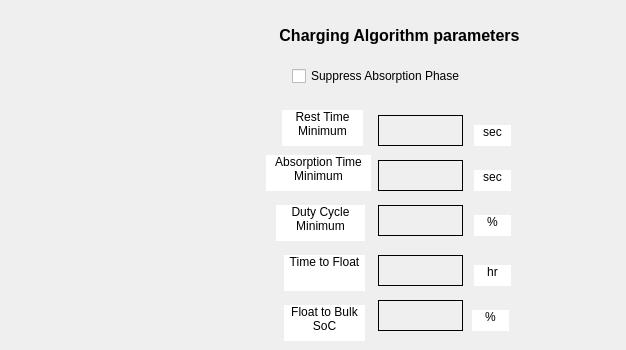
   <widget class="QWidget" name="chargingTab">
    <property name="toolTip">
     <string>Set parameters to control charging algorithms</string>
    </property>
    <attribute name="title">
     <string>Charging</string>
    </attribute>
    <widget class="QCheckBox" name="absorptionMuteCheckbox">
     <property name="geometry">
      <rect>
       <x>292</x>
       <y>65</y>
       <width>211</width>
       <height>22</height>
      </rect>
     </property>
     <property name="toolTip">
      <string>Stop the batteries using absorption phase to avoid EMI effects.</string>
     </property>
     <property name="text">
      <string>Suppress Absorption Phase</string>
     </property>
    </widget>
    <widget class="QLabel" name="chargingLabel">
     <property name="geometry">
      <rect>
       <x>182</x>
       <y>15</y>
       <width>435</width>
       <height>41</height>
      </rect>
     </property>
     <property name="font">
      <font>
       <pointsize>12</pointsize>
       <weight>75</weight>
       <bold>true</bold>
      </font>
     </property>
     <property name="text">
      <string>Charging Algorithm parameters</string>
     </property>
     <property name="alignment">
      <set>Qt::AlignCenter</set>
     </property>
     <property name="wordWrap">
      <bool>true</bool>
     </property>
    </widget>
    <widget class="QLabel" name="percentLabel_2">
     <property name="geometry">
      <rect>
       <x>472</x>
       <y>310</y>
       <width>37</width>
       <height>21</height>
      </rect>
     </property>
     <property name="toolTip">
      <string>Minimum time to remain in rest phase before changing to another ready battery.</string>
     </property>
     <property name="styleSheet">
      <string notr="true">background-color: rgb(255, 255, 255);</string>
     </property>
     <property name="text">
      <string>%</string>
     </property>
     <property name="alignment">
      <set>Qt::AlignHCenter|Qt::AlignTop</set>
     </property>
     <property name="wordWrap">
      <bool>true</bool>
     </property>
    </widget>
    <widget class="QLabel" name="restTimeTitle">
     <property name="geometry">
      <rect>
       <x>282</x>
       <y>110</y>
       <width>81</width>
       <height>36</height>
      </rect>
     </property>
     <property name="toolTip">
      <string>Minimum time to remain in rest phase before changing to another ready battery.</string>
     </property>
     <property name="styleSheet">
      <string notr="true">background-color: rgb(255, 255, 255);</string>
     </property>
     <property name="text">
      <string>Rest Time Minimum</string>
     </property>
     <property name="alignment">
      <set>Qt::AlignHCenter|Qt::AlignTop</set>
     </property>
     <property name="wordWrap">
      <bool>true</bool>
     </property>
    </widget>
    <widget class="QLabel" name="floatDelayTitle">
     <property name="geometry">
      <rect>
       <x>284</x>
       <y>255</y>
       <width>81</width>
       <height>36</height>
      </rect>
     </property>
     <property name="toolTip">
      <string>Maximum time in absorption phase befoer changing to float.</string>
     </property>
     <property name="styleSheet">
      <string notr="true">background-color: rgb(255, 255, 255);</string>
     </property>
     <property name="text">
      <string>Time to Float</string>
     </property>
     <property name="alignment">
      <set>Qt::AlignHCenter|Qt::AlignTop</set>
     </property>
     <property name="wordWrap">
      <bool>true</bool>
     </property>
    </widget>
    <widget class="QLabel" name="secLabel">
     <property name="geometry">
      <rect>
       <x>474</x>
       <y>125</y>
       <width>37</width>
       <height>21</height>
      </rect>
     </property>
     <property name="toolTip">
      <string>Minimum time to remain in rest phase before changing to another ready battery.</string>
     </property>
     <property name="styleSheet">
      <string notr="true">background-color: rgb(255, 255, 255);</string>
     </property>
     <property name="text">
      <string>sec</string>
     </property>
     <property name="alignment">
      <set>Qt::AlignHCenter|Qt::AlignTop</set>
     </property>
     <property name="wordWrap">
      <bool>true</bool>
     </property>
    </widget>
    <widget class="QLabel" name="floatBulkSoCTitle">
     <property name="geometry">
      <rect>
       <x>284</x>
       <y>305</y>
       <width>81</width>
       <height>36</height>
      </rect>
     </property>
     <property name="toolTip">
      <string>SoC at which the battery in float is changed to bulk phase</string>
     </property>
     <property name="styleSheet">
      <string notr="true">background-color: rgb(255, 255, 255);</string>
     </property>
     <property name="text">
      <string>Float to Bulk SoC</string>
     </property>
     <property name="alignment">
      <set>Qt::AlignHCenter|Qt::AlignTop</set>
     </property>
     <property name="wordWrap">
      <bool>true</bool>
     </property>
    </widget>
    <widget class="QLabel" name="percentLabel">
     <property name="geometry">
      <rect>
       <x>474</x>
       <y>215</y>
       <width>37</width>
       <height>21</height>
      </rect>
     </property>
     <property name="toolTip">
      <string>Minimum time to remain in rest phase before changing to another ready battery.</string>
     </property>
     <property name="styleSheet">
      <string notr="true">background-color: rgb(255, 255, 255);</string>
     </property>
     <property name="text">
      <string>%</string>
     </property>
     <property name="alignment">
      <set>Qt::AlignHCenter|Qt::AlignTop</set>
     </property>
     <property name="wordWrap">
      <bool>true</bool>
     </property>
    </widget>
    <widget class="QLabel" name="dutyCycleMinimumTitle">
     <property name="geometry">
      <rect>
       <x>276</x>
       <y>205</y>
       <width>89</width>
       <height>36</height>
      </rect>
     </property>
     <property name="toolTip">
      <string>Minimum Duty Cycle to prevent zero collapse.</string>
     </property>
     <property name="styleSheet">
      <string notr="true">background-color: rgb(255, 255, 255);</string>
     </property>
     <property name="text">
      <string>Duty Cycle Minimum</string>
     </property>
     <property name="alignment">
      <set>Qt::AlignHCenter|Qt::AlignTop</set>
     </property>
     <property name="wordWrap">
      <bool>true</bool>
     </property>
    </widget>
    <widget class="QLabel" name="absorptionTimeTitle">
     <property name="geometry">
      <rect>
       <x>266</x>
       <y>155</y>
       <width>105</width>
       <height>36</height>
      </rect>
     </property>
     <property name="toolTip">
      <string>Minimum time to remain in absorption phase before changing to another ready battery.</string>
     </property>
     <property name="styleSheet">
      <string notr="true">background-color: rgb(255, 255, 255);</string>
     </property>
     <property name="text">
      <string>Absorption Time Minimum</string>
     </property>
     <property name="alignment">
      <set>Qt::AlignHCenter|Qt::AlignTop</set>
     </property>
     <property name="wordWrap">
      <bool>true</bool>
     </property>
    </widget>
    <widget class="QLabel" name="hrLabel">
     <property name="geometry">
      <rect>
       <x>474</x>
       <y>265</y>
       <width>37</width>
       <height>21</height>
      </rect>
     </property>
     <property name="toolTip">
      <string>Minimum time to remain in rest phase before changing to another ready battery.</string>
     </property>
     <property name="styleSheet">
      <string notr="true">background-color: rgb(255, 255, 255);</string>
     </property>
     <property name="text">
      <string>hr</string>
     </property>
     <property name="alignment">
      <set>Qt::AlignHCenter|Qt::AlignTop</set>
     </property>
     <property name="wordWrap">
      <bool>true</bool>
     </property>
    </widget>
    <widget class="QLabel" name="secLabel_2">
     <property name="geometry">
      <rect>
       <x>474</x>
       <y>170</y>
       <width>37</width>
       <height>21</height>
      </rect>
     </property>
     <property name="toolTip">
      <string>Minimum time to remain in rest phase before changing to another ready battery.</string>
     </property>
     <property name="styleSheet">
      <string notr="true">background-color: rgb(255, 255, 255);</string>
     </property>
     <property name="text">
      <string>sec</string>
     </property>
     <property name="alignment">
      <set>Qt::AlignHCenter|Qt::AlignTop</set>
     </property>
     <property name="wordWrap">
      <bool>true</bool>
     </property>
    </widget>
    <widget class="QLabel" name="restTimeLabel">
     <property name="geometry">
      <rect>
       <x>378</x>
       <y>115</y>
       <width>85</width>
       <height>31</height>
      </rect>
     </property>
     <property name="font">
      <font>
       <pointsize>10</pointsize>
      </font>
     </property>
     <property name="frameShape">
      <enum>QFrame::Box</enum>
     </property>
     <property name="text">
      <string/>
     </property>
    </widget>
    <widget class="QLabel" name="absorptionTimeLabel">
     <property name="geometry">
      <rect>
       <x>378</x>
       <y>160</y>
       <width>85</width>
       <height>31</height>
      </rect>
     </property>
     <property name="font">
      <font>
       <pointsize>10</pointsize>
      </font>
     </property>
     <property name="frameShape">
      <enum>QFrame::Box</enum>
     </property>
     <property name="text">
      <string/>
     </property>
    </widget>
    <widget class="QLabel" name="minimumDutyCycleLabel">
     <property name="geometry">
      <rect>
       <x>378</x>
       <y>205</y>
       <width>85</width>
       <height>31</height>
      </rect>
     </property>
     <property name="font">
      <font>
       <pointsize>10</pointsize>
      </font>
     </property>
     <property name="frameShape">
      <enum>QFrame::Box</enum>
     </property>
     <property name="text">
      <string/>
     </property>
    </widget>
    <widget class="QLabel" name="floatDelayLabel">
     <property name="geometry">
      <rect>
       <x>378</x>
       <y>255</y>
       <width>85</width>
       <height>31</height>
      </rect>
     </property>
     <property name="font">
      <font>
       <pointsize>10</pointsize>
      </font>
     </property>
     <property name="frameShape">
      <enum>QFrame::Box</enum>
     </property>
     <property name="text">
      <string/>
     </property>
    </widget>
    <widget class="QLabel" name="floatBulkSoCLabel">
     <property name="geometry">
      <rect>
       <x>378</x>
       <y>300</y>
       <width>85</width>
       <height>31</height>
      </rect>
     </property>
     <property name="font">
      <font>
       <pointsize>10</pointsize>
      </font>
     </property>
     <property name="frameShape">
      <enum>QFrame::Box</enum>
     </property>
     <property name="text">
      <string/>
     </property>
    </widget>
   </widget>
